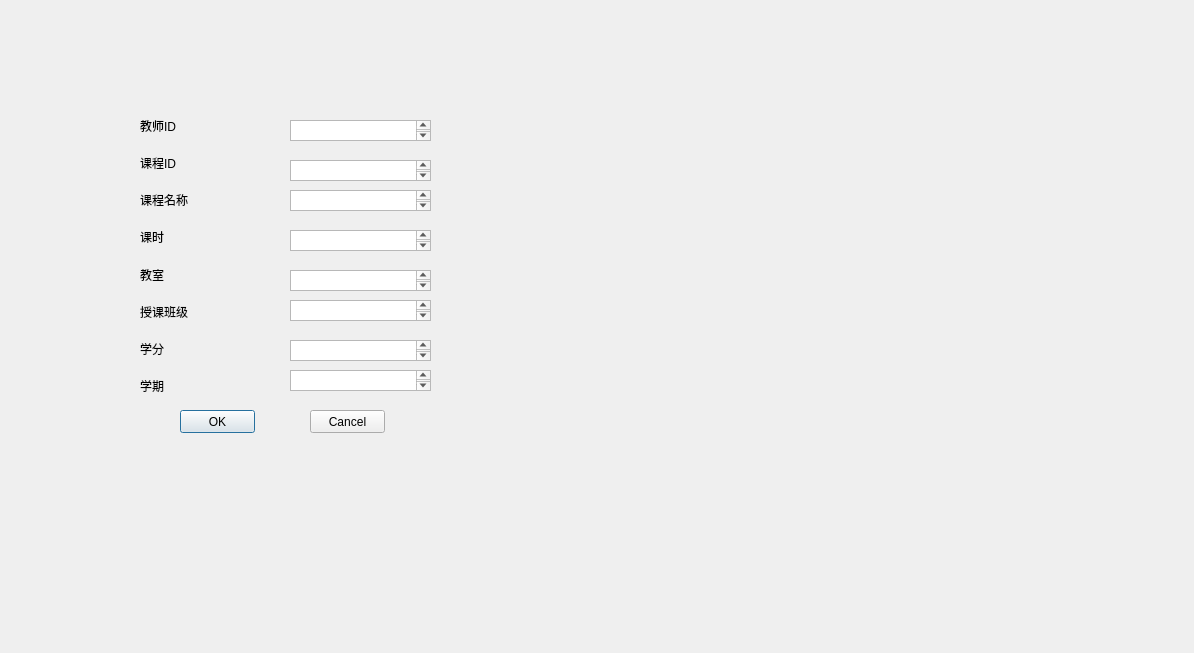
<?xml version="1.0" encoding="UTF-8"?>
<ui version="4.0">
 <class>AddLessonDialog</class>
 <widget class="QDialog" name="AddLessonDialog">
  <property name="geometry">
   <rect>
    <x>0</x>
    <y>0</y>
    <width>1194</width>
    <height>653</height>
   </rect>
  </property>
  <property name="windowTitle">
   <string>Dialog</string>
  </property>
  <widget class="QPushButton" name="pushButtonOk">
   <property name="geometry">
    <rect>
     <x>180</x>
     <y>410</y>
     <width>75</width>
     <height>23</height>
    </rect>
   </property>
   <property name="text">
    <string>OK</string>
   </property>
  </widget>
  <widget class="QPushButton" name="pushButtonCancel">
   <property name="geometry">
    <rect>
     <x>310</x>
     <y>410</y>
     <width>75</width>
     <height>23</height>
    </rect>
   </property>
   <property name="text">
    <string>Cancel</string>
   </property>
  </widget>
  <widget class="QTextEdit" name="textEditGpa">
   <property name="geometry">
    <rect>
     <x>290</x>
     <y>340</y>
     <width>141</width>
     <height>21</height>
    </rect>
   </property>
  </widget>
  <widget class="QTextEdit" name="textEditSemester">
   <property name="geometry">
    <rect>
     <x>290</x>
     <y>370</y>
     <width>141</width>
     <height>21</height>
    </rect>
   </property>
  </widget>
  <widget class="QTextEdit" name="textEditClassGroup">
   <property name="geometry">
    <rect>
     <x>290</x>
     <y>300</y>
     <width>141</width>
     <height>21</height>
    </rect>
   </property>
  </widget>
  <widget class="QTextEdit" name="textEditClassroom">
   <property name="geometry">
    <rect>
     <x>290</x>
     <y>270</y>
     <width>141</width>
     <height>21</height>
    </rect>
   </property>
  </widget>
  <widget class="QTextEdit" name="textEditLastTime">
   <property name="geometry">
    <rect>
     <x>290</x>
     <y>230</y>
     <width>141</width>
     <height>21</height>
    </rect>
   </property>
  </widget>
  <widget class="QTextEdit" name="textEditLessonName">
   <property name="geometry">
    <rect>
     <x>290</x>
     <y>190</y>
     <width>141</width>
     <height>21</height>
    </rect>
   </property>
  </widget>
  <widget class="QTextEdit" name="textEditLessonId">
   <property name="geometry">
    <rect>
     <x>290</x>
     <y>160</y>
     <width>141</width>
     <height>21</height>
    </rect>
   </property>
  </widget>
  <widget class="QTextEdit" name="textEditTeacherId">
   <property name="geometry">
    <rect>
     <x>290</x>
     <y>120</y>
     <width>141</width>
     <height>21</height>
    </rect>
   </property>
  </widget>
  <widget class="QWidget" name="widget" native="true">
   <property name="geometry">
    <rect>
     <x>140</x>
     <y>110</y>
     <width>151</width>
     <height>291</height>
    </rect>
   </property>
   <layout class="QVBoxLayout" name="verticalLayout">
    <item>
     <widget class="QLabel" name="label_9">
      <property name="text">
       <string>教师ID</string>
      </property>
     </widget>
    </item>
    <item>
     <widget class="QLabel" name="label_2">
      <property name="text">
       <string>课程ID</string>
      </property>
     </widget>
    </item>
    <item>
     <widget class="QLabel" name="label_4">
      <property name="text">
       <string>课程名称</string>
      </property>
     </widget>
    </item>
    <item>
     <widget class="QLabel" name="label_5">
      <property name="text">
       <string>课时</string>
      </property>
     </widget>
    </item>
    <item>
     <widget class="QLabel" name="label_8">
      <property name="text">
       <string>教室</string>
      </property>
     </widget>
    </item>
    <item>
     <widget class="QLabel" name="label_3">
      <property name="text">
       <string>授课班级</string>
      </property>
     </widget>
    </item>
    <item>
     <widget class="QLabel" name="label_6">
      <property name="text">
       <string>学分</string>
      </property>
     </widget>
    </item>
    <item>
     <widget class="QLabel" name="label">
      <property name="text">
       <string>学期</string>
      </property>
     </widget>
    </item>
   </layout>
  </widget>
 </widget>
 <resources/>
 <connections>
  <connection>
   <sender>pushButtonOk</sender>
   <signal>clicked()</signal>
   <receiver>AddLessonDialog</receiver>
   <slot>accept()</slot>
   <hints>
    <hint type="sourcelabel">
     <x>217</x>
     <y>421</y>
    </hint>
    <hint type="destinationlabel">
     <x>596</x>
     <y>326</y>
    </hint>
   </hints>
  </connection>
  <connection>
   <sender>pushButtonCancel</sender>
   <signal>clicked()</signal>
   <receiver>AddLessonDialog</receiver>
   <slot>reject()</slot>
   <hints>
    <hint type="sourcelabel">
     <x>347</x>
     <y>421</y>
    </hint>
    <hint type="destinationlabel">
     <x>596</x>
     <y>326</y>
    </hint>
   </hints>
  </connection>
 </connections>
</ui>
